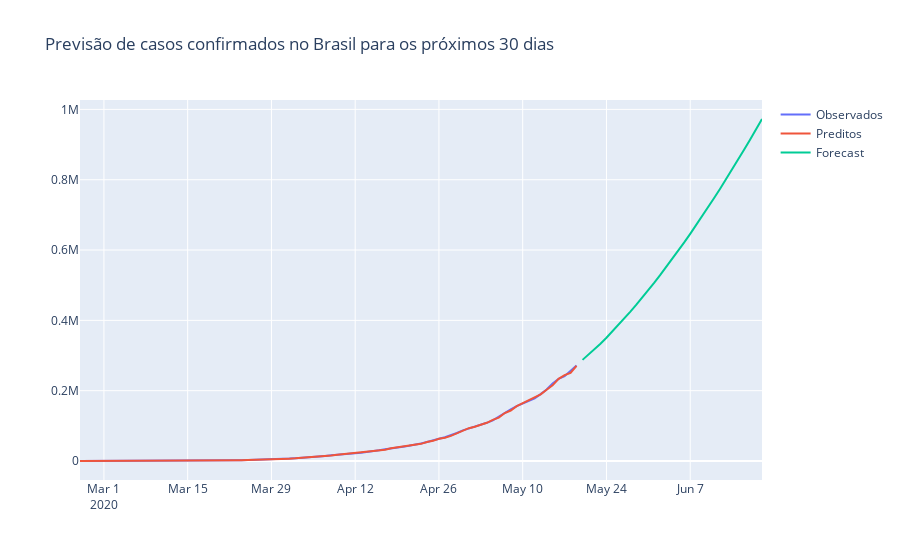

The cell this chart's notebook holds for it:
### Code cell
fig = go.Figure(go.Scatter(
    x=confirmados.index, y=confirmados, name='Observados'
))

fig.add_trace(go.Scatter(
    x=confirmados.index, y=modelo.predict_in_sample(), name='Preditos'
))

fig.add_trace(go.Scatter(
    x=pd.date_range('2020-05-20', '2020-06-20'), y=modelo.predict(31), name='Forecast'
))

fig.update_layout(title='Previsão de casos confirmados no Brasil para os próximos 30 dias')
fig.show()
